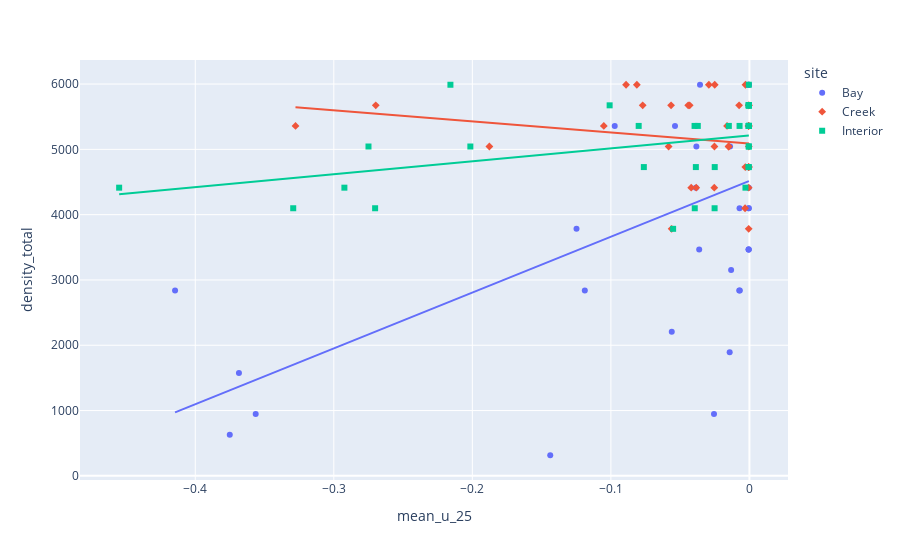

Notebook cell for this chart:
### Code cell
fig = px.scatter(df_res, x='mean_u_25', y='density_total', trendline='ols', symbol='site', color='site')
fig.show()
